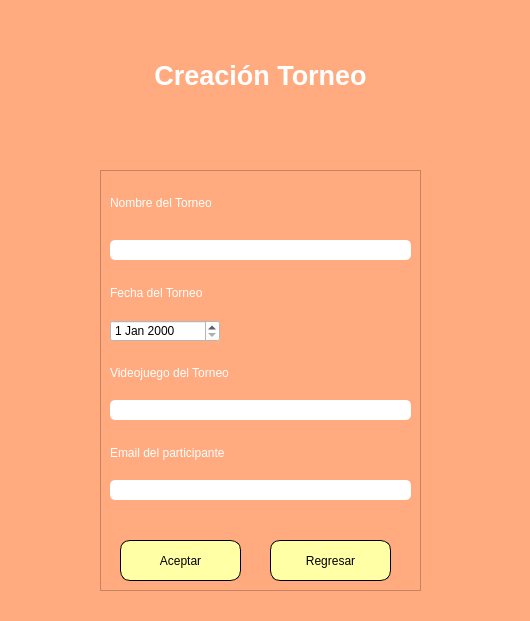
<?xml version="1.0" encoding="UTF-8"?>
<ui version="4.0">
 <class>MainWindow</class>
 <widget class="QMainWindow" name="MainWindow">
  <property name="geometry">
   <rect>
    <x>0</x>
    <y>0</y>
    <width>530</width>
    <height>621</height>
   </rect>
  </property>
  <property name="windowTitle">
   <string>MainWindow</string>
  </property>
  <property name="styleSheet">
   <string notr="true">background-color: rgb(255, 170, 127);</string>
  </property>
  <widget class="QWidget" name="centralwidget">
   <widget class="QLabel" name="label">
    <property name="geometry">
     <rect>
      <x>0</x>
      <y>0</y>
      <width>521</width>
      <height>151</height>
     </rect>
    </property>
    <property name="font">
     <font>
      <pointsize>16</pointsize>
      <italic>false</italic>
     </font>
    </property>
    <property name="toolTip">
     <string>&lt;html&gt;&lt;head/&gt;&lt;body&gt;&lt;p&gt;&lt;br/&gt;&lt;/p&gt;&lt;/body&gt;&lt;/html&gt;</string>
    </property>
    <property name="text">
     <string>&lt;html&gt;&lt;head/&gt;&lt;body&gt;&lt;p align=&quot;center&quot;&gt;&lt;span style=&quot; font-size:20pt; font-weight:600; color:#ffffff;&quot;&gt;Creación Torneo&lt;/span&gt;&lt;/p&gt;&lt;/body&gt;&lt;/html&gt;</string>
    </property>
   </widget>
   <widget class="QFrame" name="frame">
    <property name="geometry">
     <rect>
      <x>100</x>
      <y>170</y>
      <width>321</width>
      <height>421</height>
     </rect>
    </property>
    <property name="frameShape">
     <enum>QFrame::StyledPanel</enum>
    </property>
    <property name="frameShadow">
     <enum>QFrame::Raised</enum>
    </property>
    <widget class="QLabel" name="label_4">
     <property name="geometry">
      <rect>
       <x>10</x>
       <y>100</y>
       <width>281</width>
       <height>47</height>
      </rect>
     </property>
     <property name="styleSheet">
      <string notr="true">font: 11pt &quot;MS Shell Dlg 2&quot;;</string>
     </property>
     <property name="text">
      <string>&lt;html&gt;&lt;head/&gt;&lt;body&gt;&lt;p&gt;&lt;span style=&quot; color:#ffffff;&quot;&gt;Fecha del Torneo&lt;/span&gt;&lt;/p&gt;&lt;/body&gt;&lt;/html&gt;</string>
     </property>
    </widget>
    <widget class="QLabel" name="EmailEdit">
     <property name="geometry">
      <rect>
       <x>10</x>
       <y>10</y>
       <width>301</width>
       <height>47</height>
      </rect>
     </property>
     <property name="styleSheet">
      <string notr="true">font: 11pt &quot;MS Shell Dlg 2&quot;;</string>
     </property>
     <property name="text">
      <string>&lt;html&gt;&lt;head/&gt;&lt;body&gt;&lt;p&gt;&lt;span style=&quot; color:#ffffff;&quot;&gt;Nombre del Torneo&lt;/span&gt;&lt;/p&gt;&lt;/body&gt;&lt;/html&gt;</string>
     </property>
    </widget>
    <widget class="QLineEdit" name="torneoEdit">
     <property name="geometry">
      <rect>
       <x>10</x>
       <y>70</y>
       <width>301</width>
       <height>20</height>
      </rect>
     </property>
     <property name="styleSheet">
      <string notr="true">background-color: rgb(255, 255, 255);
border-radius:5px;</string>
     </property>
     <property name="placeholderText">
      <string/>
     </property>
    </widget>
    <widget class="QLineEdit" name="videojuegoEdit">
     <property name="geometry">
      <rect>
       <x>10</x>
       <y>230</y>
       <width>301</width>
       <height>20</height>
      </rect>
     </property>
     <property name="styleSheet">
      <string notr="true">background-color: rgb(255, 255, 255);
border-radius:5px;</string>
     </property>
     <property name="placeholderText">
      <string/>
     </property>
    </widget>
    <widget class="QLabel" name="label_5">
     <property name="geometry">
      <rect>
       <x>10</x>
       <y>180</y>
       <width>281</width>
       <height>47</height>
      </rect>
     </property>
     <property name="styleSheet">
      <string notr="true">font: 11pt &quot;MS Shell Dlg 2&quot;;</string>
     </property>
     <property name="text">
      <string>&lt;html&gt;&lt;head/&gt;&lt;body&gt;&lt;p&gt;&lt;span style=&quot; color:#ffffff;&quot;&gt;Videojuego del Torneo&lt;/span&gt;&lt;/p&gt;&lt;/body&gt;&lt;/html&gt;</string>
     </property>
    </widget>
    <widget class="QPushButton" name="aceptarBoton">
     <property name="geometry">
      <rect>
       <x>20</x>
       <y>370</y>
       <width>121</width>
       <height>41</height>
      </rect>
     </property>
     <property name="toolTip">
      <string>&lt;html&gt;&lt;head/&gt;&lt;body&gt;&lt;p&gt;&lt;span style=&quot; color:#ffffff;&quot;&gt;Login&lt;/span&gt;&lt;/p&gt;&lt;/body&gt;&lt;/html&gt;</string>
     </property>
     <property name="styleSheet">
      <string notr="true">font: 11pt &quot;MS Shell Dlg 2&quot;;
background-color: rgb(255, 255, 165);
border-radius:10px;
border: 1px solid black;</string>
     </property>
     <property name="text">
      <string>Aceptar</string>
     </property>
    </widget>
    <widget class="QPushButton" name="regresarBoton">
     <property name="geometry">
      <rect>
       <x>170</x>
       <y>370</y>
       <width>121</width>
       <height>41</height>
      </rect>
     </property>
     <property name="toolTip">
      <string>&lt;html&gt;&lt;head/&gt;&lt;body&gt;&lt;p&gt;&lt;span style=&quot; color:#ffffff;&quot;&gt;Login&lt;/span&gt;&lt;/p&gt;&lt;/body&gt;&lt;/html&gt;</string>
     </property>
     <property name="styleSheet">
      <string notr="true">font: 11pt &quot;MS Shell Dlg 2&quot;;
background-color: rgb(255, 255, 165);
border-radius:10px;
border: 1px solid black;</string>
     </property>
     <property name="text">
      <string>Regresar</string>
     </property>
    </widget>
    <widget class="QLabel" name="label_6">
     <property name="geometry">
      <rect>
       <x>10</x>
       <y>260</y>
       <width>281</width>
       <height>47</height>
      </rect>
     </property>
     <property name="styleSheet">
      <string notr="true">font: 11pt &quot;MS Shell Dlg 2&quot;;</string>
     </property>
     <property name="text">
      <string>&lt;html&gt;&lt;head/&gt;&lt;body&gt;&lt;p&gt;&lt;span style=&quot; color:#ffffff;&quot;&gt;Email del participante&lt;/span&gt;&lt;/p&gt;&lt;/body&gt;&lt;/html&gt;</string>
     </property>
    </widget>
    <widget class="QLineEdit" name="emailEdit">
     <property name="geometry">
      <rect>
       <x>10</x>
       <y>310</y>
       <width>301</width>
       <height>20</height>
      </rect>
     </property>
     <property name="styleSheet">
      <string notr="true">background-color: rgb(255, 255, 255);
border-radius:5px;</string>
     </property>
     <property name="placeholderText">
      <string/>
     </property>
    </widget>
    <widget class="QDateEdit" name="fechaEdit">
     <property name="geometry">
      <rect>
       <x>10</x>
       <y>150</y>
       <width>110</width>
       <height>22</height>
      </rect>
     </property>
     <property name="styleSheet">
      <string notr="true">background-color: rgb(255, 255, 255);</string>
     </property>
    </widget>
   </widget>
  </widget>
 </widget>
 <resources/>
 <connections/>
</ui>
